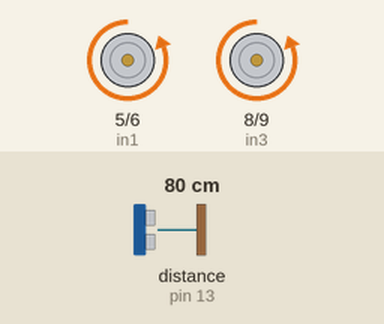
The sketch below on a simulated Arduino Uno, built with avr-gcc and run on an emulated ATmega328P. Parts: motor-driver pin pairs drawn as motors (green arrow = first pin HIGH = forward, orange = second pin HIGH = backward, longer = more drive, scaled by the enable pin). Inputs (shaded band) come from the test bench; at power-on: distance to the obstacle (sensor on pin 13) 80 cm. The echo pulse lasts 58.3 µs per cm.

Above: at 2.1 s.
2.2 s: distance to the obstacle (sensor on pin 13) set to 18 cm
4.0 s: distance to the obstacle (sensor on pin 13) set to 14 cm
At 5.2 s:
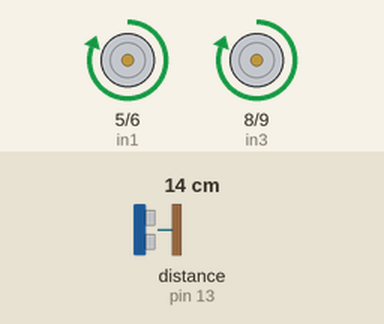
7.6 s: distance to the obstacle (sensor on pin 13) set to 35 cm
10.0 s: distance to the obstacle (sensor on pin 13) set to 2 cm
At 10.19 s:
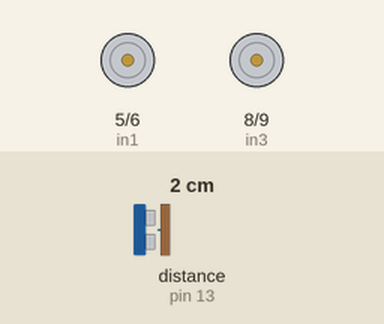
Timing chart, 0 to 14.6 s (numbered marks = the images above; inputs shaded):
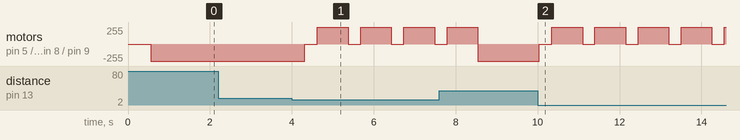

Measured:
- the behaviour switches between 16 and 15 cm on distance to the obstacle (sensor on pin 13) (found by bisection; images 0 and 1)
- after the input at 2.2 s, every drawn part: stays the same
- after the input at 4.0 s, motor on pin 5 (in1) / pin 6 (in2), motor on pin 8 (in3) / pin 9 (in4): alternates forward 255/255 for 0.75 s and stopped for 0.30 s, starting after 0.32 s
- after the input at 10.0 s, motor on pin 5 (in1) / pin 6 (in2), motor on pin 8 (in3) / pin 9 (in4): alternates forward 255/255 for 0.75 s and stopped for 0.30 s, starting after 0.05 s

The sketch:

engelden_kac.ino
```cpp
#include <NewPing.h>//kütüphane tanımlıyo

#define in1 5
#define in2 6
#define enA 7

#define in3 8
#define in4 9
#define enB 10


#define trig 12
#define echo 13
#define max_mesafe 100

NewPing dalga(trig, echo, max_mesafe);

unsigned int uzaklik;
unsigned int on_uzaklik;
unsigned int sol_uzaklik;
unsigned int sag_uzaklik;
unsigned int zaman;

void setup() {
  // put your setup code here, to run once:
  pinMode(enA, OUTPUT);
  pinMode(enB, OUTPUT);
  pinMode(in1, OUTPUT);
  pinMode(in2, OUTPUT);
  pinMode(in3, OUTPUT);
  pinMode(in4, OUTPUT);

}

void loop() {
 delay(500);
 digitalWrite(enA, 2);//
 digitalWrite(enB, 2);//
 sensor_olcum();
  on_uzaklik = uzaklik;
  if (on_uzaklik > 15 || on_uzaklik == 0){//
    ileri();
  }
  else{
    dur();

   sensor_olcum();
    sol_uzaklik = uzaklik;

   sensor_olcum();
    sag_uzaklik = uzaklik;

    if (sag_uzaklik > sol_uzaklik)
    {
      sag();
     delay(300);
      ileri();
    }
    else if (sol_uzaklik > sag_uzaklik)
    {
      sol();
     delay(300);
      ileri();
    }
    if (sol_uzaklik = sag_uzaklik)
    {
      geri();
    }
  }
}

void ileri()
{
  digitalWrite(in1, LOW);
  digitalWrite(in2, HIGH); // Sol motorun PWM sinyalini yükseltir

  digitalWrite(in3, LOW);
  digitalWrite(in4, HIGH);
  delay(200);
}

void geri()
{
 digitalWrite(in1, HIGH);
  digitalWrite(in2, LOW);

 digitalWrite(in3, HIGH);
 digitalWrite(in4, LOW);
  delay(200);
}
void sol() {
  digitalWrite(in1, HIGH);
  digitalWrite(in2, LOW);

  digitalWrite(in3, LOW);
  digitalWrite(in4, HIGH);
  delay(200); // Bu süreyi değiştirdim, sağ tekerleğe eşit olacak şekilde ayarlayabilirsiniz
}

void sag() {
  digitalWrite(in1, LOW);
  digitalWrite(in2, HIGH);

  digitalWrite(in3, HIGH);
  digitalWrite(in4, LOW);
  delay(200); // Bu süreyi değiştirdim, sol tekerleğe eşit olacak şekilde ayarlayabilirsiniz
}

void dur()
{

 digitalWrite(in1, LOW);
 digitalWrite(in2, LOW);


 digitalWrite(in3, LOW);
 digitalWrite(in4, LOW);
  delay(200);

}
void sensor_olcum()
{
  delay(50);
  zaman = dalga.ping();
  uzaklik = zaman / US_ROUNDTRIP_CM;
}
```
